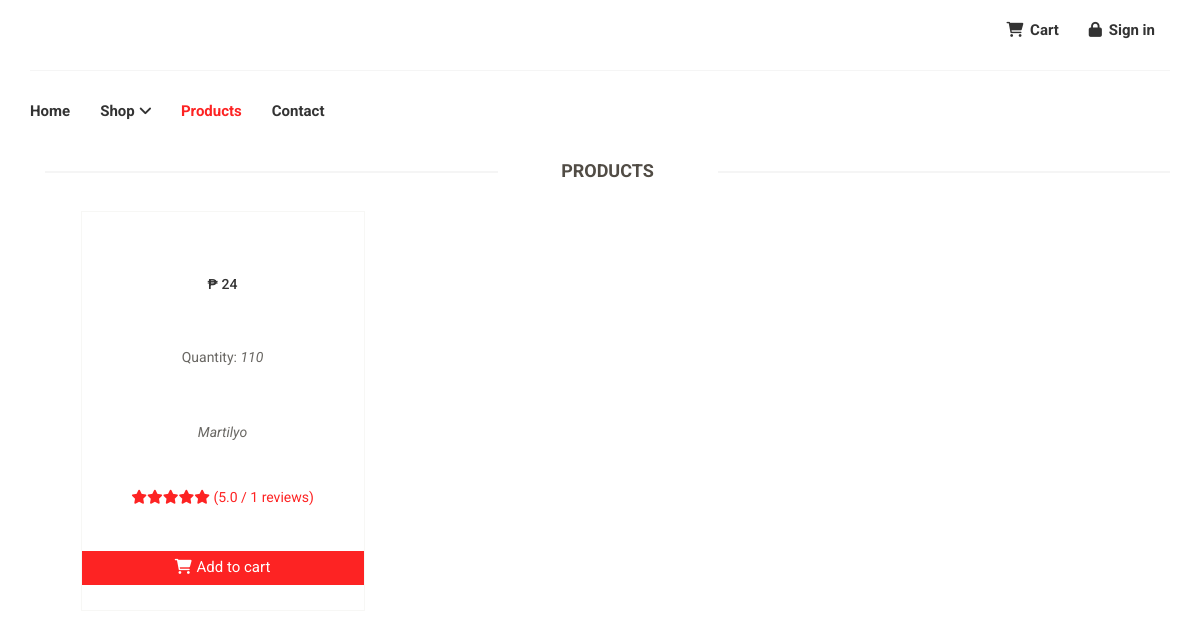
The app's page /index.php?q=product&category=Hand Held Tools with its own data.
### tables this page shows
CREATE TABLE `tblpromopro` (
  `PROMOID` int(11) NOT NULL,
  `PROID` int(11) NOT NULL,
  `PRODISCOUNT` double NOT NULL,
  `PRODISPRICE` double NOT NULL,
  `PROBANNER` tinyint(4) NOT NULL,
  `PRONEW` tinyint(4) NOT NULL
);

CREATE TABLE `tblproduct` (
  `PROID` int(11) NOT NULL,
  `PRODESC` varchar(255) DEFAULT NULL,
  `Description` varchar(1200) NOT NULL,
  `INGREDIENTS` varchar(255) NOT NULL,
  `PROQTY` int(11) DEFAULT NULL,
  `ORIGINALPRICE` double NOT NULL,
  `PROPRICE` double DEFAULT NULL,
  `CATEGID` int(11) DEFAULT NULL,
  `IMAGES` varchar(255) DEFAULT NULL,
  `PROSTATS` varchar(30) DEFAULT NULL,
  `OWNERNAME` varchar(90) NOT NULL,
  `OWNERPHONE` varchar(90) NOT NULL
);

### index.php (called while the page is built, shortened)
<?php
require_once("theme/templates.php");
?>

### include/database.php (called while the page is built, shortened)
<?php
class Database {
	var $sql_string = '';
	private $conn;
	public function open_connection() {
		$this->conn = mysqli_connect(server,user,pass);
		if(!$this->conn){
			echo "Problem in database connection! Contact administrator!";
			exit();
		}else{
			$db_select = mysqli_select_db($this->conn,database_name);
		}
	}
	function setQuery($sql='') {
		$this->sql_string=$sql;
	}
	function executeQuery() {
		$result = mysqli_query($this->conn, $this->sql_string);
		return $this->confirm_query($result);
	}
	private function confirm_query($result) {
		return $result;
	}
	function loadResultList( $key='' ) {
		$cur = $this->executeQuery();
		$array = array();
		while ($row = mysqli_fetch_object($cur)) {
			if ($key) {
				$array[$row->$key] = $row;
			} else {
				$array[] = $row;
			}
		}
		return $array;
	}
	public function num_rows($result_set) {
		return mysqli_num_rows($result_set);
	}
}
$mydb = new Database();
?>

### menu.php (the view, shortened to what this page needs)
<section>
    <div class="container">
        <div class="row">
            <div class="col-sm-12 padding-right">
                <div class="features_items">
                    <h2 class="title text-center">Products</h2>
                    <?php
             if(isset($_POST['search'])) {
                $query = "SELECT *, (SELECT AVG(RATING) FROM tblcustomerreview WHERE PROID = p.PROID) as avg_rating, (SELECT COUNT(*) FROM tblcustomerreview WHERE PROID = p.PROID) as review_count
                          FROM `tblpromopro` pr , `tblproduct` p , `tblcategory` c
                          WHERE pr.`PROID`=p.`PROID` AND  p.`CATEGID` = c.`CATEGID`  AND PROQTY>0
                          AND ( `CATEGORIES` LIKE '%{$_POST['search']}%' OR `PRODESC` LIKE '%{$_POST['search']}%' or `PROQTY` LIKE '%{$_POST['search']}%' or `PROPRICE` LIKE '%{$_POST['search']}%')";
              } elseif(isset($_GET['category'])) {
                $query = "SELECT *, (SELECT AVG(RATING) FROM tblcustomerreview WHERE PROID = p.PROID) as avg_rating, (SELECT COUNT(*) FROM tblcustomerreview WHERE PROID = p.PROID) as review_count
                          FROM `tblpromopro` pr , `tblproduct` p , `tblcategory` c
                          WHERE pr.`PROID`=p.`PROID` AND  p.`CATEGID` = c.`CATEGID`  AND PROQTY>0 AND CATEGORIES='{$_GET['category']}'";
              }
            $mydb->setQuery($query);
            $res = $mydb->executeQuery();
            $maxrow = $mydb->num_rows($res);
            if ($maxrow > 0) {
            $cur = $mydb->loadResultList();
            foreach ($cur as $result) {
            ?>
                    <form method="POST" action="cart/controller.php?action=add">
                        <div class="col-sm-4">
                            <div class="product-image-wrapper">
                                <div class="single-products">
                                    <div class="productinfo text-center">
                                        <a href="index.php?q=single-item&id=<?php echo $result->PROID; ?>">
                                        </a>
                                        <h5>&#8369; <?php echo $result->PRODISPRICE; ?></h5>
                                        <p>Quantity: <em><?php echo $result->PROQTY; ?></em></p>
                                        <p><em><?php echo $result->PRODESC; ?></em></p>
                                        <div class="star-rating">
                                            <?php
                                            $avg_rating = $result->avg_rating;
                                            $full_stars = floor($avg_rating);
                                            for ($i = 1; $i <= $full_stars; $i++) {
                                                echo '<span class="fa fa-star"></span>';
                                            }
                                            ?>
                                            <span>(<?php echo number_format($avg_rating, 1); ?> / <?php echo $result->review_count; ?> reviews)</span>
                                        </div>
                                        <button type="submit" name="btnorder" class="btn btn-default add-to-cart"><i
                                                class="fa fa-shopping-cart"></i>Add to cart</button>
                                    </div>
                                </div>
                            </div>
                        </div>
                    </form>
                    <?php
                    }
                } else {
                    echo '<h1>No Products Available</h1>';
                }
                ?>
                </div>
            </div>
        </div>
    </div>
</section>

### css/main.css (style rules this page uses)
body { font-family: 'Roboto', sans-serif; position: relative; font-weight: 400px; }
a { -webkit-transition: 300ms; transition: 300ms; }
h1, h2, h3, h4, h5, h6 { font-family: 'Roboto', sans-serif; }
.left-sidebar h2:after, h2.title:after { content: " "; position: absolute; border: 1px solid #f5f5f5; bottom: 8px; left: 0; width: 100%; height: 0; z-index: -2; }
h2.title:before { content: " "; position: absolute; background: #fff; bottom: -6px; width: 220px; height: 30px; z-index: -1; left: 50%; margin-left: -110px; }
.padding-right { padding-right: 0; }
.features_items { overflow: hidden; }
h2.title { color: #514c45; font-family: 'Roboto', sans-serif; font-size: 18px; font-weight: 700; margin: 0 15px; text-transform: uppercase; margin-bottom: 30px; position: relative; }
.product-image-wrapper { border: 1px solid #F7F7F5; overflow: hidden; margin-bottom: 30px; }
.single-products { position: relative; }
.productinfo p { font-family: 'Roboto', sans-serif; font-size: 14px; font-weight: 400; color: #696763; }
.productinfo { position: relative; }
.add-to-cart { background: #fd2323; border: 0 none; border-radius: 0; color: white; font-family: 'Roboto', sans-serif; font-size: 15px; margin-bottom: 25px; }
.add-to-cart i { margin-right: 5px; }

### menu.php (style rules this page uses)
.product-image-wrapper { width: 80%; height: 400px; display: flex; flex-direction: column; justify-content: space-between; margin: 0 auto; }
.single-products { flex: 1; display: flex; flex-direction: column; }
.productinfo { flex: 1; display: flex; flex-direction: column; justify-content: space-between; }
.productinfo h5, .productinfo p { margin: 10px 0; }
.star-rating { color: #fd2323; font-size: 14px; margin-bottom: 10px; }

### records on screen
tblpromopro: PRODISPRICE "24", PROID.PROQTY "110", PROID.PRODESC "Martilyo", avg_rating "5.0", review_count "1"
